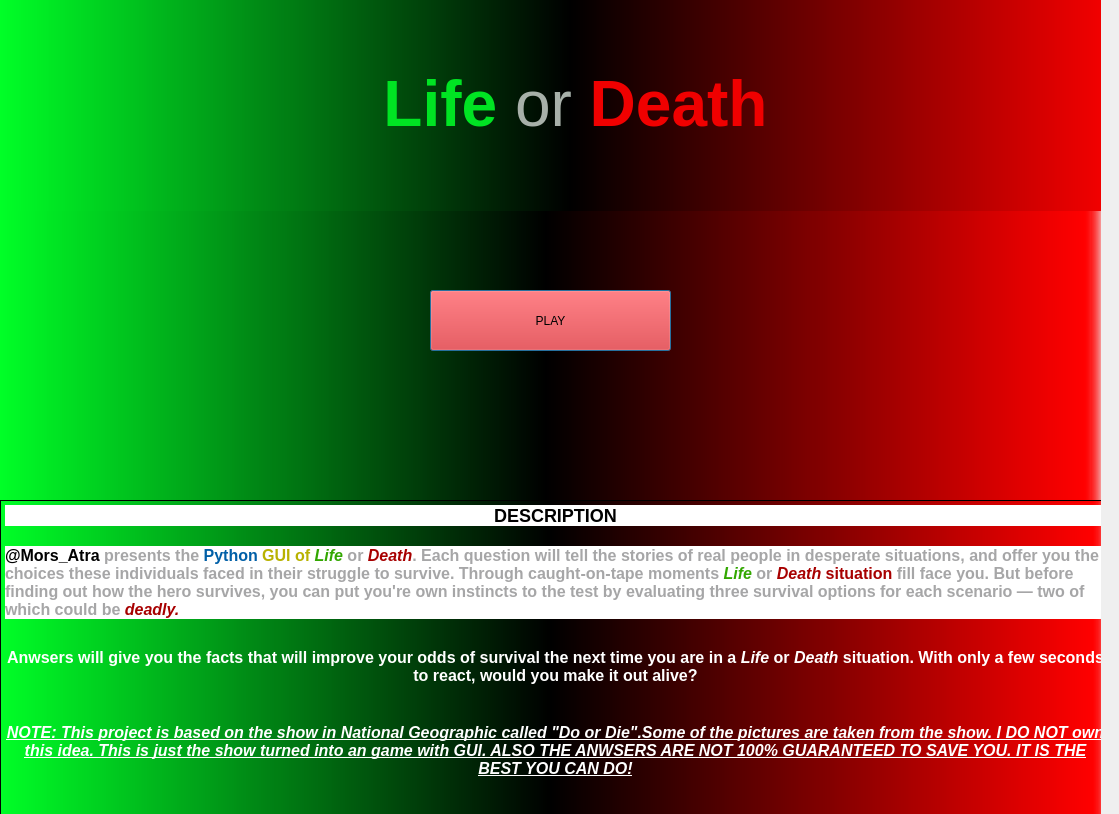
<?xml version="1.0" encoding="UTF-8"?>
<ui version="4.0">
 <class>Dialog</class>
 <widget class="QDialog" name="Dialog">
  <property name="geometry">
   <rect>
    <x>0</x>
    <y>0</y>
    <width>1119</width>
    <height>814</height>
   </rect>
  </property>
  <property name="windowTitle">
   <string>Dialog</string>
  </property>
  <widget class="QStackedWidget" name="stackedWidget">
   <property name="geometry">
    <rect>
     <x>0</x>
     <y>0</y>
     <width>1101</width>
     <height>821</height>
    </rect>
   </property>
   <property name="styleSheet">
    <string notr="true">background-color: qlineargradient(spread:pad, x1:0, y1:0, x2:1, y2:0, stop:0 rgba(0, 255, 39, 255), stop:0.494318 rgba(0, 0, 0, 255), stop:0.98 rgba(255, 0, 0, 255), stop:1 rgba(0, 0, 0, 0));</string>
   </property>
   <property name="currentIndex">
    <number>0</number>
   </property>
   <widget class="QWidget" name="page_1">
    <widget class="QTextBrowser" name="textBrowser_2">
     <property name="geometry">
      <rect>
       <x>0</x>
       <y>500</y>
       <width>1111</width>
       <height>321</height>
      </rect>
     </property>
     <property name="styleSheet">
      <string notr="true">background-color: qlineargradient(spread:pad, x1:0, y1:0, x2:1, y2:0, stop:0 rgba(0, 255, 39, 255), stop:0.494318 rgba(0, 0, 0, 255), stop:0.98 rgba(255, 0, 0, 255), stop:1 rgba(0, 0, 0, 0));</string>
     </property>
     <property name="html">
      <string>&lt;!DOCTYPE HTML PUBLIC &quot;-//W3C//DTD HTML 4.0//EN&quot; &quot;http://www.w3.org/TR/REC-html40/strict.dtd&quot;&gt;
&lt;html&gt;&lt;head&gt;&lt;meta name=&quot;qrichtext&quot; content=&quot;1&quot; /&gt;&lt;style type=&quot;text/css&quot;&gt;
p, li { white-space: pre-wrap; }
&lt;/style&gt;&lt;/head&gt;&lt;body style=&quot; font-family:'MS Shell Dlg 2'; font-size:6.6pt; font-weight:400; font-style:normal;&quot;&gt;
&lt;h2 align=&quot;center&quot; style=&quot; margin-top:0px; margin-bottom:0px; margin-left:0px; margin-right:0px; -qt-block-indent:0; text-indent:0px; background-color:#ffffff;&quot;&gt;&lt;span style=&quot; font-family:'Geograph','Gotham A','Gotham B','CenturyGothic','AppleGothic','Gill Sans','Gill Sans MT','sans-serif'; font-size:12pt; font-weight:600; color:#000000; background-color:#ffffff; text-transform:uppercase;&quot;&gt;DESCRIPTION&lt;/span&gt;&lt;/h2&gt;
&lt;p style=&quot; margin-top:20px; margin-bottom:0px; margin-left:0px; margin-right:0px; -qt-block-indent:0; text-indent:0px; background-color:#ffffff;&quot;&gt;&lt;span style=&quot; font-family:'Arial','sans-serif'; font-size:12pt; font-weight:600; color:#000000;&quot;&gt;@Mors_Atra&lt;/span&gt;&lt;span style=&quot; font-family:'Arial','sans-serif'; font-size:12pt; font-weight:600; color:#a6a6a7;&quot;&gt; presents the &lt;/span&gt;&lt;span style=&quot; font-family:'Arial','sans-serif'; font-size:12pt; font-weight:600; color:#005fa7;&quot;&gt;Python&lt;/span&gt;&lt;span style=&quot; font-family:'Arial','sans-serif'; font-size:12pt; font-weight:600; color:#a6a6a7;&quot;&gt; &lt;/span&gt;&lt;span style=&quot; font-family:'Arial','sans-serif'; font-size:12pt; font-weight:600; color:#b8b200;&quot;&gt;GUI of &lt;/span&gt;&lt;span style=&quot; font-family:'Arial','sans-serif'; font-size:12pt; font-weight:600; font-style:italic; color:#32a700;&quot;&gt;Life&lt;/span&gt;&lt;span style=&quot; font-family:'Arial','sans-serif'; font-size:12pt; font-weight:600; color:#a6a6a7;&quot;&gt; or &lt;/span&gt;&lt;span style=&quot; font-family:'Arial','sans-serif'; font-size:12pt; font-weight:600; font-style:italic; color:#a70000;&quot;&gt;Death&lt;/span&gt;&lt;span style=&quot; font-family:'Arial','sans-serif'; font-size:12pt; font-weight:600; color:#a6a6a7;&quot;&gt;. Each question will tell the stories of real people in desperate situations, and offer you the choices these individuals faced in their struggle to survive. Through caught-on-tape moments &lt;/span&gt;&lt;span style=&quot; font-family:'Arial','sans-serif'; font-size:12pt; font-weight:600; font-style:italic; color:#32a700;&quot;&gt;Life&lt;/span&gt;&lt;span style=&quot; font-family:'Arial','sans-serif'; font-size:12pt; font-weight:600; color:#a6a6a7;&quot;&gt; or &lt;/span&gt;&lt;span style=&quot; font-family:'Arial','sans-serif'; font-size:12pt; font-weight:600; font-style:italic; color:#a70000;&quot;&gt;Death&lt;/span&gt;&lt;span style=&quot; font-family:'Arial','sans-serif'; font-size:12pt; font-weight:600; color:#a70000;&quot;&gt; situation &lt;/span&gt;&lt;span style=&quot; font-family:'Arial','sans-serif'; font-size:12pt; font-weight:600; color:#a6a6a7;&quot;&gt;fill face you. But before finding out how the hero survives, you can put you're own instincts to the test by evaluating three survival options for each scenario — two of which could be &lt;/span&gt;&lt;span style=&quot; font-family:'Arial','sans-serif'; font-size:12pt; font-weight:600; font-style:italic; color:#a70000;&quot;&gt;deadly.  &lt;/span&gt;&lt;/p&gt;
&lt;p style=&quot; margin-top:0px; margin-bottom:0px; margin-left:0px; margin-right:0px; -qt-block-indent:0; text-indent:0px;&quot;&gt;&lt;span style=&quot; font-family:'Arial','sans-serif'; font-size:12pt; font-weight:600; color:#a6a6a7;&quot;&gt;&lt;br /&gt;&lt;/span&gt;&lt;/p&gt;
&lt;p align=&quot;center&quot; style=&quot; margin-top:0px; margin-bottom:0px; margin-left:0px; margin-right:0px; -qt-block-indent:0; text-indent:0px;&quot;&gt;&lt;span style=&quot; font-family:'Arial','sans-serif'; font-size:12pt; font-weight:600; color:#ffffff;&quot;&gt;Anwsers will give you the facts that will improve your odds of survival the next time you are in a&lt;/span&gt;&lt;span style=&quot; font-family:'Arial','sans-serif'; font-size:12pt; font-weight:600; font-style:italic; color:#ffffff;&quot;&gt; Life&lt;/span&gt;&lt;span style=&quot; font-family:'Arial','sans-serif'; font-size:12pt; font-weight:600; color:#ffffff;&quot;&gt; or &lt;/span&gt;&lt;span style=&quot; font-family:'Arial','sans-serif'; font-size:12pt; font-weight:600; font-style:italic; color:#ffffff;&quot;&gt;Death&lt;/span&gt;&lt;span style=&quot; font-family:'Arial','sans-serif'; font-size:12pt; font-weight:600; color:#ffffff;&quot;&gt; situation. With only a few seconds to react, would you make it out alive?&lt;/span&gt;&lt;/p&gt;
&lt;p align=&quot;center&quot; style=&quot;-qt-paragraph-type:empty; margin-top:0px; margin-bottom:0px; margin-left:0px; margin-right:0px; -qt-block-indent:0; text-indent:0px; font-family:'Arial','sans-serif'; font-size:12pt; font-weight:600; color:#ffffff;&quot;&gt;&lt;br /&gt;&lt;/p&gt;
&lt;p align=&quot;center&quot; style=&quot;-qt-paragraph-type:empty; margin-top:0px; margin-bottom:0px; margin-left:0px; margin-right:0px; -qt-block-indent:0; text-indent:0px; font-family:'Arial','sans-serif'; font-size:12pt; font-weight:600; color:#ffffff;&quot;&gt;&lt;br /&gt;&lt;/p&gt;
&lt;p align=&quot;center&quot; style=&quot; margin-top:0px; margin-bottom:0px; margin-left:0px; margin-right:0px; -qt-block-indent:0; text-indent:0px;&quot;&gt;&lt;span style=&quot; font-family:'Arial','sans-serif'; font-size:12pt; font-weight:600; font-style:italic; text-decoration: underline; color:#ffffff;&quot;&gt;NOTE: This project is based on the show in National Geographic called &amp;quot;Do or Die&amp;quot;.Some of the pictures are taken from the show. I DO NOT own this idea. This is just the show turned into an game with GUI. ALSO THE ANWSERS ARE NOT 100% GUARANTEED TO SAVE YOU. IT IS THE BEST YOU CAN DO!&lt;/span&gt;&lt;/p&gt;&lt;/body&gt;&lt;/html&gt;</string>
     </property>
    </widget>
    <widget class="QPushButton" name="pushButton">
     <property name="geometry">
      <rect>
       <x>430</x>
       <y>290</y>
       <width>241</width>
       <height>61</height>
      </rect>
     </property>
     <property name="contextMenuPolicy">
      <enum>Qt::NoContextMenu</enum>
     </property>
     <property name="styleSheet">
      <string notr="true">background-color: rgb(255, 0, 0);</string>
     </property>
     <property name="text">
      <string>PLAY</string>
     </property>
    </widget>
    <widget class="QLabel" name="label_2">
     <property name="geometry">
      <rect>
       <x>0</x>
       <y>0</y>
       <width>1151</width>
       <height>211</height>
      </rect>
     </property>
     <property name="text">
      <string>&lt;html&gt;&lt;head/&gt;&lt;body&gt;&lt;p align=&quot;center&quot;&gt;&lt;span style=&quot; font-size:48pt; font-weight:600; color:#00e423;&quot;&gt;    Life &lt;/span&gt;&lt;span style=&quot; font-size:48pt; color:#a7b0a9;&quot;&gt;or &lt;/span&gt;&lt;span style=&quot; font-size:48pt; font-weight:600; color:#f00000;&quot;&gt;Death&lt;/span&gt;&lt;/p&gt;&lt;/body&gt;&lt;/html&gt;</string>
     </property>
    </widget>
   </widget>
   <widget class="QWidget" name="page_5">
    <widget class="QPushButton" name="pushButton_2">
     <property name="geometry">
      <rect>
       <x>970</x>
       <y>760</y>
       <width>93</width>
       <height>28</height>
      </rect>
     </property>
     <property name="styleSheet">
      <string notr="true">background-color: qconicalgradient(cx:0.5, cy:0.5, angle:0, stop:0 rgba(35, 40, 3, 255), stop:0.16 rgba(136, 106, 22, 255), stop:0.225 rgba(166, 140, 41, 255), stop:0.285 rgba(204, 181, 74, 255), stop:0.345 rgba(235, 219, 102, 255), stop:0.415 rgba(245, 236, 112, 255), stop:0.52 rgba(209, 190, 76, 255), stop:0.57 rgba(187, 156, 51, 255), stop:0.635 rgba(168, 142, 42, 255), stop:0.695 rgba(202, 174, 68, 255), stop:0.75 rgba(218, 202, 86, 255), stop:0.815 rgba(208, 187, 73, 255), stop:0.88 rgba(187, 156, 51, 255), stop:0.935 rgba(137, 108, 26, 255), stop:1 rgba(35, 40, 3, 255));
color: rgb(255, 255, 0);
font: 8pt &quot;MS Serif&quot;;
background-color: qlineargradient(spread:pad, x1:0, y1:0, x2:1, y2:0, stop:0 rgba(0, 0, 0, 255), stop:1 rgba(255, 255, 255, 255));</string>
     </property>
     <property name="text">
      <string>Submit</string>
     </property>
    </widget>
    <widget class="QRadioButton" name="Anwser_A">
     <property name="geometry">
      <rect>
       <x>0</x>
       <y>130</y>
       <width>231</width>
       <height>21</height>
      </rect>
     </property>
     <property name="styleSheet">
      <string notr="true">background-color: qlineargradient(spread:pad, x1:0, y1:0, x2:0.744318, y2:0.75, stop:0 rgba(0, 255, 0, 255), stop:1 rgba(0, 0, 0, 255));
color: rgb(255, 255, 0);
background-color: qlineargradient(spread:pad, x1:0.018, y1:0, x2:1, y2:1, stop:0 rgba(102, 102, 102, 255), stop:1 rgba(255, 255, 255, 255));</string>
     </property>
     <property name="text">
      <string>RadioButton</string>
     </property>
    </widget>
    <widget class="QRadioButton" name="Anwser_C">
     <property name="geometry">
      <rect>
       <x>390</x>
       <y>380</y>
       <width>301</width>
       <height>21</height>
      </rect>
     </property>
     <property name="styleSheet">
      <string notr="true">background-color: qlineargradient(spread:pad, x1:0.018, y1:0, x2:1, y2:1, stop:0 rgba(102, 102, 102, 255), stop:1 rgba(255, 255, 255, 255));
color: rgb(255, 255, 0);</string>
     </property>
     <property name="text">
      <string>RadioButton</string>
     </property>
    </widget>
    <widget class="QRadioButton" name="Anwser_B">
     <property name="geometry">
      <rect>
       <x>820</x>
       <y>130</y>
       <width>271</width>
       <height>21</height>
      </rect>
     </property>
     <property name="styleSheet">
      <string notr="true">background-color: qlineargradient(spread:pad, x1:0.018, y1:0, x2:1, y2:1, stop:0 rgba(102, 102, 102, 255), stop:1 rgba(255, 255, 255, 255));
color: rgb(255, 255, 0);</string>
     </property>
     <property name="text">
      <string>RadioButton</string>
     </property>
    </widget>
    <widget class="QLabel" name="label">
     <property name="geometry">
      <rect>
       <x>230</x>
       <y>70</y>
       <width>591</width>
       <height>291</height>
      </rect>
     </property>
     <property name="text">
      <string/>
     </property>
     <property name="pixmap">
      <pixmap resource="ASASAS.qrc">:/newPrefix/Avalanche.jpg</pixmap>
     </property>
    </widget>
    <widget class="QPushButton" name="pushButton_3">
     <property name="geometry">
      <rect>
       <x>310</x>
       <y>370</y>
       <width>93</width>
       <height>28</height>
      </rect>
     </property>
     <property name="styleSheet">
      <string notr="true">background-color: qlineargradient(spread:pad, x1:0.018, y1:0, x2:1, y2:1, stop:0 rgba(102, 102, 102, 255), stop:1 rgba(255, 255, 255, 255));</string>
     </property>
     <property name="text">
      <string>Yes</string>
     </property>
    </widget>
    <widget class="QPushButton" name="pushButton_4">
     <property name="geometry">
      <rect>
       <x>670</x>
       <y>370</y>
       <width>93</width>
       <height>28</height>
      </rect>
     </property>
     <property name="styleSheet">
      <string notr="true">background-color: qlineargradient(spread:pad, x1:0.018, y1:0, x2:1, y2:1, stop:0 rgba(102, 102, 102, 255), stop:1 rgba(255, 255, 255, 255));</string>
     </property>
     <property name="text">
      <string>No</string>
     </property>
    </widget>
    <widget class="QLabel" name="label_3">
     <property name="geometry">
      <rect>
       <x>430</x>
       <y>230</y>
       <width>201</width>
       <height>61</height>
      </rect>
     </property>
     <property name="styleSheet">
      <string notr="true">background-color: qlineargradient(spread:pad, x1:0.018, y1:0, x2:1, y2:1, stop:0 rgba(102, 102, 102, 255), stop:1 rgba(255, 255, 255, 255));
font: 81 8pt &quot;Rockwell Extra Bold&quot;;</string>
     </property>
     <property name="text">
      <string>&lt;html&gt;&lt;head/&gt;&lt;body&gt;&lt;p align=&quot;center&quot;&gt;&lt;span style=&quot; font-weight:600; font-style:italic; color:#ff0004;&quot;&gt;Do you dare to try again?&lt;/span&gt;&lt;/p&gt;&lt;/body&gt;&lt;/html&gt;</string>
     </property>
    </widget>
    <widget class="QTextBrowser" name="textBrowser">
     <property name="geometry">
      <rect>
       <x>0</x>
       <y>0</y>
       <width>1101</width>
       <height>71</height>
      </rect>
     </property>
     <property name="styleSheet">
      <string notr="true">background-color: qlineargradient(spread:pad, x1:0.018, y1:0, x2:1, y2:1, stop:0 rgba(102, 102, 102, 255), stop:1 rgba(255, 255, 255, 255));
color: rgb(255, 255, 0);</string>
     </property>
    </widget>
    <widget class="QTextBrowser" name="textBrowser_3">
     <property name="geometry">
      <rect>
       <x>70</x>
       <y>410</y>
       <width>991</width>
       <height>241</height>
      </rect>
     </property>
     <property name="styleSheet">
      <string notr="true">background-color: qlineargradient(spread:pad, x1:0.018, y1:0, x2:1, y2:1, stop:0 rgba(102, 102, 102, 255), stop:1 rgba(255, 255, 255, 255));
color: rgb(255, 255, 0);</string>
     </property>
    </widget>
    <widget class="QLabel" name="label_4">
     <property name="geometry">
      <rect>
       <x>30</x>
       <y>690</y>
       <width>291</width>
       <height>81</height>
      </rect>
     </property>
     <property name="styleSheet">
      <string notr="true">background-color: qlineargradient(spread:pad, x1:0.018, y1:0, x2:1, y2:1, stop:0 rgba(102, 102, 102, 255), stop:1 rgba(255, 255, 255, 255));
color: rgb(255, 255, 0);</string>
     </property>
     <property name="text">
      <string>CORRECT ANWSER!</string>
     </property>
    </widget>
   </widget>
  </widget>
 </widget>
 <resources>
  <include location="ASASAS.qrc"/>
 </resources>
 <connections/>
</ui>
